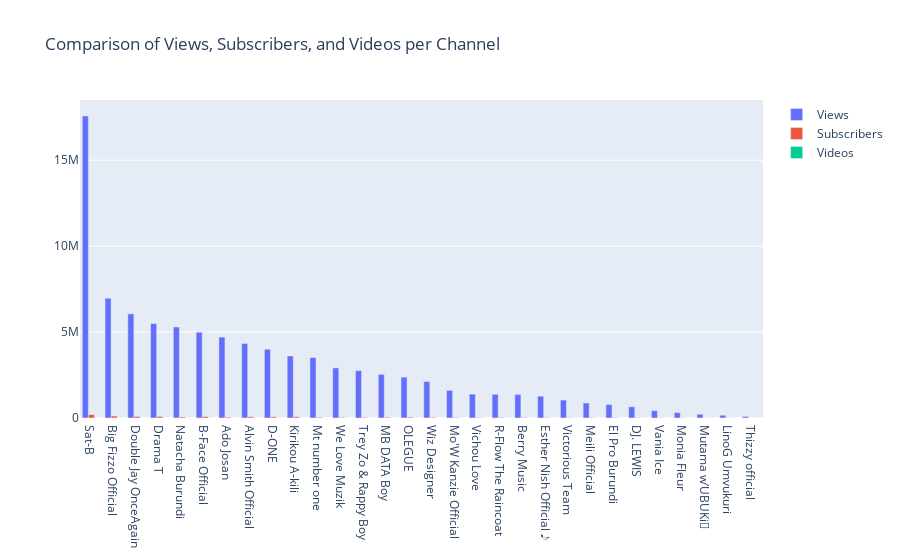

Notebook source saved alongside this figure:
### Markdown cell above
### Compare the number of views, subscribers, and videos for each channel.

### Code cell
import plotly.graph_objs as go

# Sort the data by the selected column
df_views = channels.sort_values(by='view_count', ascending=False)
df_subs = channels.sort_values(by='subscriber_count', ascending=False)
df_videos = channels.sort_values(by='video_count', ascending=False)

# Create data for the bar plots
views_data = go.Bar(x=df_views['title'], y=df_views['view_count'], name='Views')
subscribers_data = go.Bar(x=df_subs['title'], y=df_subs['subscriber_count'], name='Subscribers')
videos_data = go.Bar(x=df_videos['title'], y=df_videos['video_count'], name='Videos')

# Create layout for the plots
layout = go.Layout(title='Comparison of Views, Subscribers, and Videos per Channel')

# Create figure and add subplots for each bar plot
fig = go.Figure(data=[views_data, subscribers_data, videos_data], layout=layout)
fig.update_layout(barmode='group')
fig.show()

### Figure 1 — Plotly figure (JSON) as saved in the notebook; plotly's stock layout.template omitted (floating-point values rounded to 4 significant figures)
{"data": [{"name": "Views", "type": "bar", "x": ["Sat-B", "Big Fizzo Official", "Double Jay OnceAgain", "Drama T", "Natacha Burundi", "B-Face Official", "Ado Josan", "Alvin Smith Official", "D-ONE", "Kirikou A-kili", "Mt number one", "We Love Muzik", "Trey Zo & Rappy Boy", "MB DATA Boy", "OLEGUE", "Wiz Designer", "Mo'W Kanzie Official", "Vichou Love", "R-Flow The Raincoat", "Berry Music", "Esther Nish Official ♪", "Victorious Team", "Meili Official", "El Pro Burundi", "DJ. LEWIS", "Vania Ice", "Monia Fleur", "Mutama w’UBUKi🍯", "LinoG Umvukuri", "Thizzy official"], "y": [17579654, 6971548, 6058785, 5497365, 5297054, 4991867, 4711197, 4334058, 4003161, 3609573, 3520104, 2917364, 2755721, 2543104, 2379196, 2126865, 1608547, 1391579, 1380698, 1369702, 1270518, 1043719, 871559, 781401, 653267, 425724, 315288, 219410, 159248, 91726]}, {"name": "Subscribers", "type": "bar", "x": ["Sat-B", "Big Fizzo Official", "Double Jay OnceAgain", "Drama T", "B-Face Official", "Kirikou A-kili", "Alvin Smith Official", "D-ONE", "Natacha Burundi", "Ado Josan", "OLEGUE", "MB DATA Boy", "Mt number one", "Wiz Designer", "Trey Zo & Rappy Boy", "We Love Muzik", "R-Flow The Raincoat", "Mo'W Kanzie Official", "Esther Nish Official ♪", "Berry Music", "Vichou Love", "El Pro Burundi", "Meili Official", "Victorious Team", "DJ. LEWIS", "Vania Ice", "LinoG Umvukuri", "Monia Fleur", "Mutama w’UBUKi🍯", "Thizzy official"], "y": [197000, 112000, 88800, 87600, 83700, 72200, 69500, 66200, 59000, 52300, 48100, 45100, 43300, 39700, 36900, 36300, 34000, 33600, 30700, 27500, 26800, 25100, 21600, 19600, 15400, 13200, 8740, 7490, 6240, 3260]}, {"name": "Videos", "type": "bar", "x": ["B-Face Official", "Alvin Smith Official", "Natacha Burundi", "Sat-B", "Vichou Love", "Big Fizzo Official", "Mo'W Kanzie Official", "Wiz Designer", "Esther Nish Official ♪", "Mt number one", "We Love Muzik", "MB DATA Boy", "Victorious Team", "D-ONE", "R-Flow The Raincoat", "Ado Josan", "El Pro Burundi", "Double Jay OnceAgain", "Thizzy official", "Kirikou A-kili", "LinoG Umvukuri", "Meili Official", "Trey Zo & Rappy Boy", "Vania Ice", "Drama T", "DJ. LEWIS", "Berry Music", "OLEGUE", "Monia Fleur", "Mutama w’UBUKi🍯"], "y": [169, 163, 146, 111, 65, 60, 56, 39, 35, 28, 23, 23, 20, 20, 19, 19, 18, 16, 15, 11, 9, 9, 8, 8, 7, 6, 6, 5, 2, 2]}], "layout": {"barmode": "group", "title": {"text": "Comparison of Views, Subscribers, and Videos per Channel"}}}
